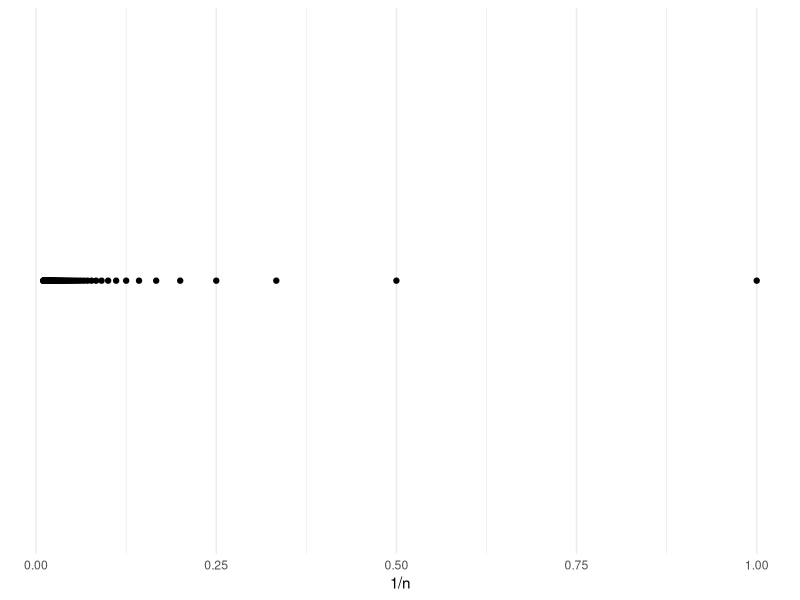
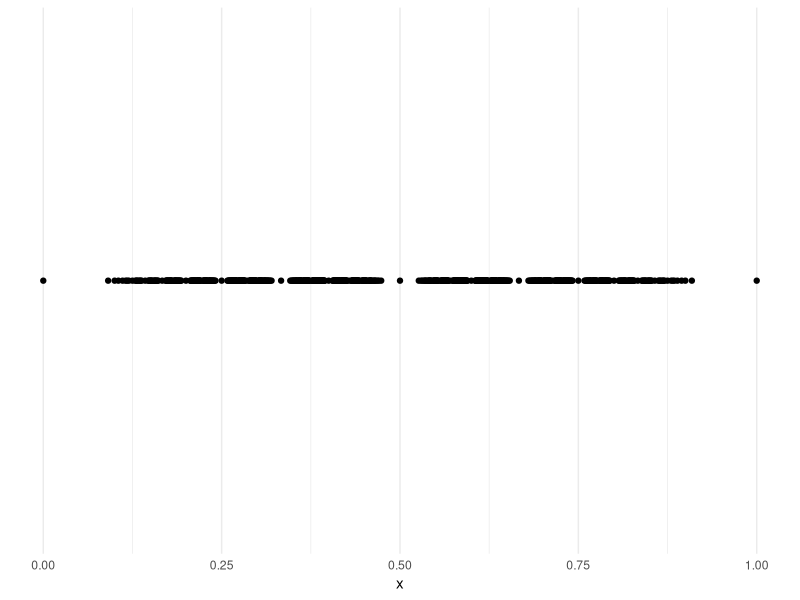
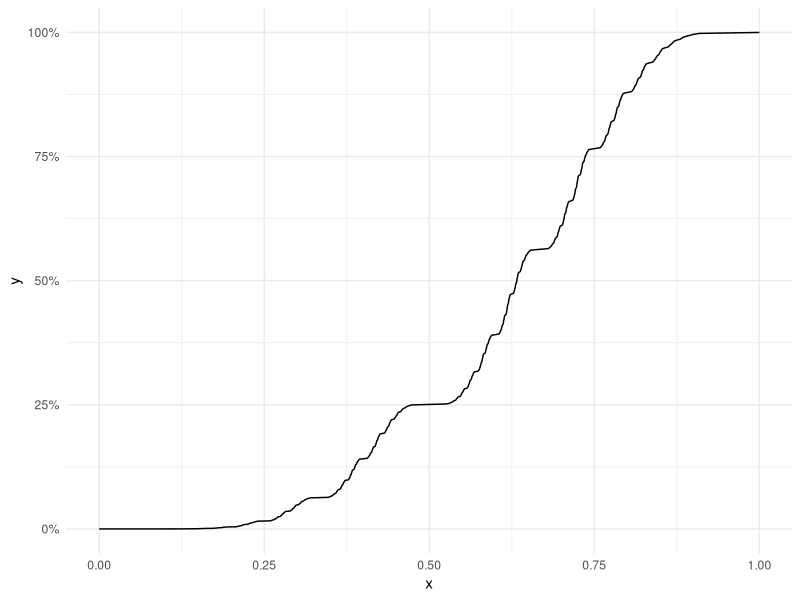
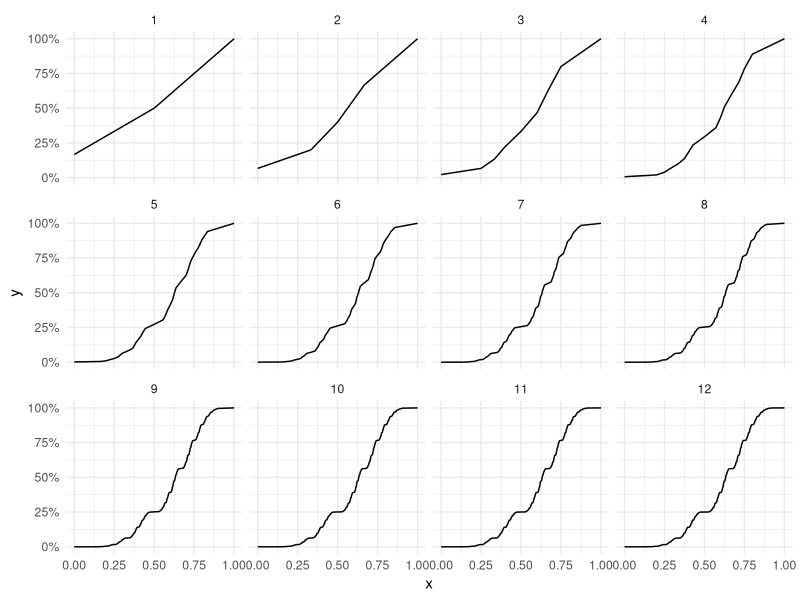

The R source for these figures, in order:
## ---- chunk 1
require(tidyverse)
require(scales)

qplot(x = 1/(1:100), y = '') + 
  theme_minimal() + 
  labs(x = '1/n') +
  scale_y_discrete(name = NULL, labels = NULL, breaks = NULL)

## ---- chunk 2

f <- function(n){
  
  numerators <- c(0,1)
  
  denominators <- c(1,1)
  
   new_numerators <- numeric(0)
   
   new_denominators <- numeric(0)
  
  for(i in 1:n){
    
    for(j in 1:(length(numerators)-1)){
      
      new_numerators <- c(new_numerators, numerators[j] + numerators[j+1])
      
      new_denominators <- c(new_denominators, denominators[j] + denominators[j+1])
      
    }
    
   new_order <- order(c(numerators, new_numerators)/c(denominators, new_denominators))
    
   numerators <- c(numerators, new_numerators)[new_order]  
    
   denominators <- c(denominators, new_denominators)[new_order] 
    
   new_numerators <- numeric(0)
   
   new_denominators <- numeric(0)
    
  }
   
  return(numerators/denominators)
  
}

qplot(x = f(10), y = '') + 
  theme_minimal() + 
  labs(x = 'x') +
  scale_y_discrete(name = NULL, labels = NULL, breaks = NULL)

## ---- chunk 3
tibble(x = f(10), y = cumsum(1:length(x))/sum(1:length(x))) %>%
  ggplot() +
  geom_line(aes(x = x, y = y)) +
  theme_minimal() +
  scale_y_continuous(labels = percent)
## ---- chunk 4
map_df(1:12, function(n){
  
  f(n) %>%
    tibble(n = n, x = .)
  
}) %>%
  group_by(n) %>%
  mutate(y = cumsum(1:length(x))/sum(1:length(x))) %>%
  ggplot() +
  geom_line(aes(x = x, y = y)) +
  facet_wrap(~n) +
  theme_minimal() +
  scale_y_continuous(labels = percent)
